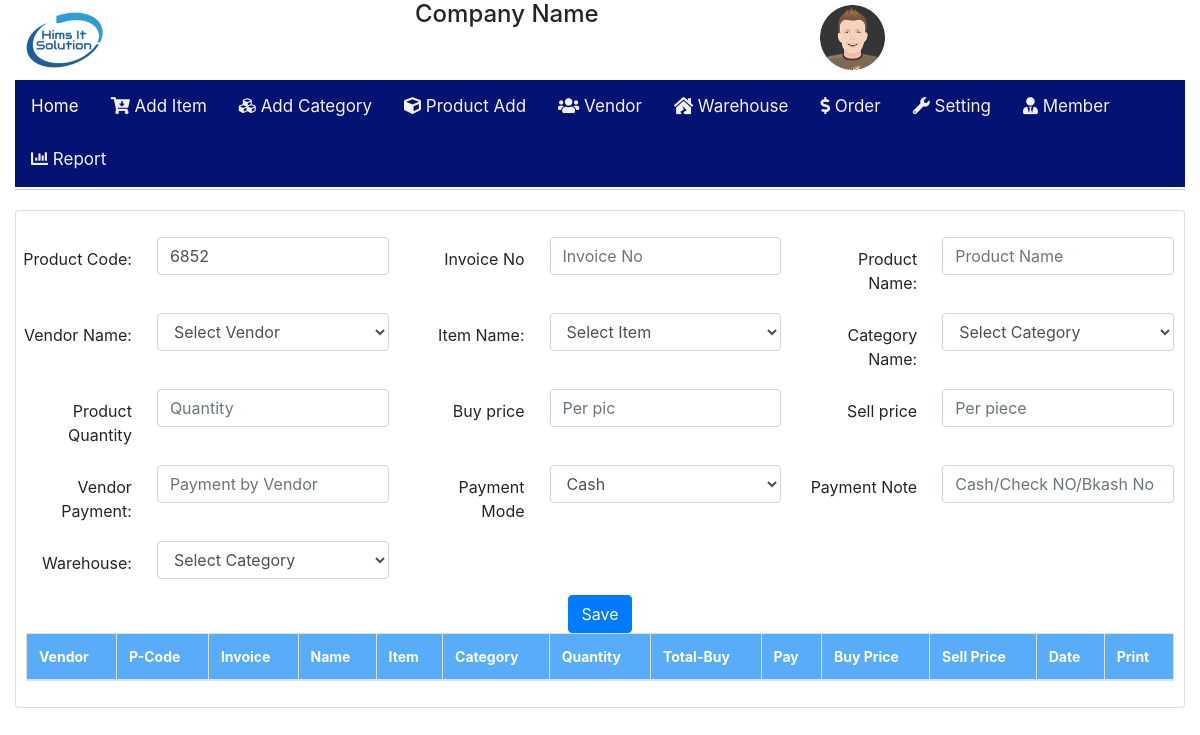
Page /index.php/inventory_controller/product on the earlier database version.
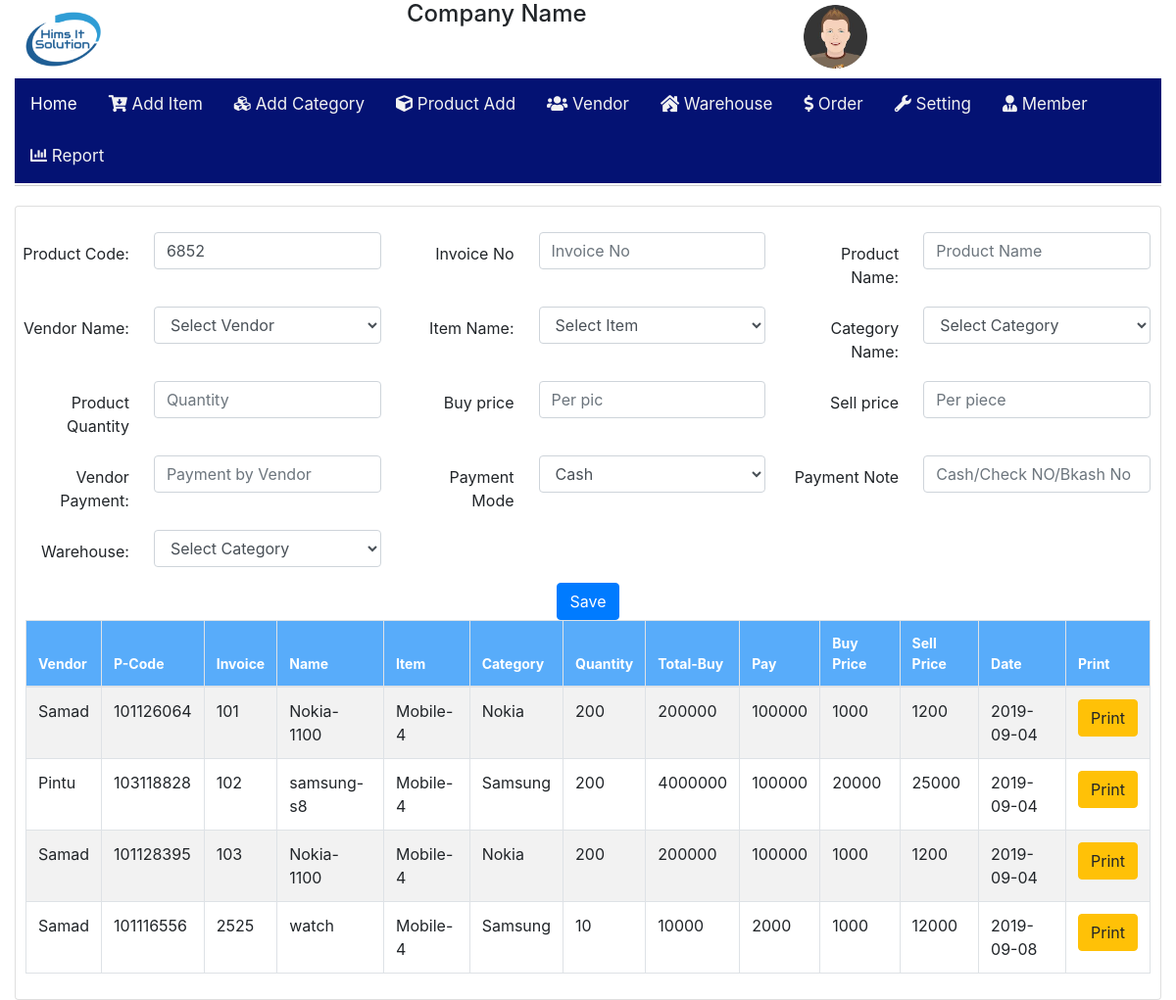
Same page on the later database version.
### tables this page shows
CREATE TABLE `product` (
  `id` int(11) NOT NULL,
  `vendorid` int(11) NOT NULL,
  `date` date NOT NULL,
  `productname` varchar(255) DEFAULT '0',
  `product_code` varchar(255) NOT NULL,
  `product_qty` varchar(255) NOT NULL,
  `itemid` int(50) NOT NULL,
  `categoryid` int(50) NOT NULL,
  `total_pursess` int(155) NOT NULL,
  `payment` int(155) NOT NULL,
  `payment_mode` int(10) NOT NULL,
  `payment_note` int(11) NOT NULL,
  `purchase_price` varchar(255) NOT NULL,
  `sell_price` varchar(255) NOT NULL,
  `werehouse` int(11) NOT NULL,
  `memo_no` varchar(155) NOT NULL,
  `active` int(10) NOT NULL,
  `flag` int(10) NOT NULL
);

CREATE TABLE `vendor` (
  `id` int(10) NOT NULL,
  `vendor_id` int(11) NOT NULL,
  `vendorname` varchar(255) NOT NULL,
  `vendor_address` varchar(255) DEFAULT '0',
  `vendor_mobile` varchar(30) NOT NULL,
  `active` int(11) NOT NULL,
  `flag` int(10) NOT NULL
);

CREATE TABLE `item` (
  `id` int(10) NOT NULL,
  `itemname` varchar(255) NOT NULL,
  `active` int(11) NOT NULL,
  `flag` int(11) NOT NULL
);

CREATE TABLE `category` (
  `id` int(10) NOT NULL,
  `categoryname` varchar(255) NOT NULL,
  `itemid` int(11) NOT NULL,
  `active` int(11) NOT NULL,
  `flag` int(11) NOT NULL
);

### application/controllers/Inventory_controller.php (called while the page is built, shortened)
<?php
class Inventory_controller extends CI_Controller {
	 function __construct(){
		 $this->load->model('model_inventory');
		 $this->load->model('model_common');
	 }
	public function product(){
		if($this->input->post()){
			$product_code 	= $this->input->post("product_code");
			$payment 		= $this->input->post("payment");
			$itemid 		= $this->input->post("item");
			$vendorid 		= $this->input->post("vendor");
			$categoryid 	= $this->input->post("category");
			$payment_mode 	= $this->input->post("payment_mode");
			$payment_note 	= $this->input->post("payment_note");
			$due_payment 	= $this->input->post("due_payment");
			$product_qty 	= $this->input->post("product_qty");
			$purchase_price = $this->input->post("purchase_price");
			$memono 		= $this->input->post("memono");
			$warehousename 		= $this->input->post("warehousename");
			$sell_price 		= $this->input->post("sell_price");
			$productqty = $product_qty;
			$purchaseprice = $purchase_price;
			$finalprise =  $productqty * $purchaseprice;
			$final_prise = $finalprise;
			$vendor_data 	=  $this->db->query("SELECT * FROM `vendor` WHERE `vendor_id`='$vendorid'")->result();
			$vendor_id		=   $vendor_data[0]->vendor_id;
			$warehousedata 	=  $this->db->query("SELECT * FROM `warehouse`")->result();
			$warehouseid		=   $warehousedata[0]->id;
			$warehouse_name		=   $warehousedata[0]->warehouse_name;
			$item_id = $itemid;
			$category_id = $categoryid;
			$product_code_gen = $vendor_id."".$item_id."".$category_id."".$product_code;
			  $data = array(
						'productname'=>$this->input->post("product"),
						'itemid'=>$this->input->post("item"),
						'vendorid'=>$vendor_id,
						'categoryid'=>$this->input->post("category"),
						'product_qty'=>$this->input->post("product_qty"),
						'total_pursess'=>$final_prise,
						'payment'=>$payment,
						'payment_mode'=>$payment_mode,
						'payment_note'=>$payment_note,
						'purchase_price'=>$this->input->post("purchase_price"),
						'sell_price'=>$this->input->post("sell_price"),
						'memo_no'=>$this->input->post("memono"),
						'date' => date("Y-m-d") ,
						'product_code'=> $product_code_gen,
						'werehouse'=>$warehouseid,
						'active'=>1,
						'flag'=>1
					);
			$action = $this->model_common->insertData("product",$data);
				$dataupdate = array(
							'warehouse_name'=>$warehousename,
							'productid'=>$product_code_gen,
							'product_cat'=>$categoryid,
							'product_qty'=>$product_qty,
							'sell_rate'=>$sell_price,
							'date' => date("Y-m-d") ,
							'flag' => 1
							);
				$action = $this->model_common->insertData("warehouse_stok",$dataupdate);
			$pursess_amount_total = $this->db->query("SELECT SUM(`total_pursess`) as totalpursess FROM `product` WHERE `vendorid`='$vendor_id'");
			$totalPursess = $pursess_amount_total->row("totalpursess");
			$totalPursess =  ($totalPursess)?$totalPursess:0;
			$pay_amount_total = $this->db->query("SELECT SUM(`payment`) as totalpayment FROM `product` WHERE `vendorid`='$vendor_id'");
			$totalPayment = $pay_amount_total->row("totalpayment");
			$totalPayment =  ($totalPayment)?$totalPayment:0;
			 $total_pursess = $totalPursess;
			 $total_payment = $totalPayment;
				if( $total_pursess > $total_payment){
				    $finaldue =  $total_pursess-$total_payment;
					$finaladvance = 0;
					$paid = 0;
				 }elseif($total_payment > $total_pursess ){
				    $finaladvance = $total_payment - $total_pursess;
				    $finaldue = 0;
				    $paid = 0;
				}else{
					$paid = 1;
					$finaldue = 0;
					$finaladvance = 0;
				}
				$updateArray = array(
							'vendor_id' => $vendor_id,
							'pursess_amount' => $total_pursess,
							'payment' =>  $total_payment,
							'due_amount' =>$finaldue,
							'advance' =>$finaladvance,
							'paid' => $paid,
							'flag' => 1
						);
			$existquery = $this->db->query("SELECT `vendor_id` FROM vendor_accounts WHERE `vendor_id`='$vendor_id'");
			$exist =	$existquery->num_rows();
			if($exist){
				$this->db->where('vendor_id',$vendor_id );
				$this->db->update('vendor_accounts',$updateArray);
			}else{
				$this->db->insert('vendor_accounts',$updateArray);
			}
			 if($action){
				$this->model_common->successFlash("Product Added Successfully" , "product");
				}
		}else{
			$data['warehousename'] =  $this->model_inventory->warehousename();
			$data['allvendor'] =  $this->model_inventory->allvendor();
			$data['allcategory'] =  $this->model_inventory->allcategory();
			$data['allitem'] =  $this->model_inventory->allitem();
			$data['arr'] =  $this->model_inventory->allproduct();
			$data['content'] 		= $this->load->view('admin_view/inventory/product', $data, true);
			$this->load->view('admin_view/main/main_view',$data);
		}
	}
}

### index.php (called while the page is built, shortened)
<?php
require_once BASEPATH.'core/CodeIgniter.php';

### application/models/Model_inventory.php (called while the page is built, shortened)
<?php
class model_inventory extends CI_Model
{
	public function allproduct(){
		$query = $this->db->query("SELECT * FROM `product`");
		if($query->num_rows()){
			return $query->result();
		}else{
			return false;
		}
	}
	public function itemnamebyid($id){
	   $this->db->where("id",$id );
	   $query =  $this->db->get("item");
	   if($query->num_rows()){
		 foreach($query->result() as $row){
			return   $data = $row->itemname;
		   }
	   }else{
		  return "N/A";
	   }
	}
	public function categorynamebyid($id){
	   $this->db->where("id",$id );
	   $query =  $this->db->get("category");
	   if($query->num_rows()){
		 foreach($query->result() as $row){
			return   $data = $row->categoryname;
		   }
	   }else{
		  return "N/A";
	   }
	}
	  public function vendornameid($id){
	   $this->db->where("vendor_id",$id );
	   $query =  $this->db->get("vendor");
	   if($query->num_rows()){
		 foreach($query->result() as $row){
			return   $data = $row->vendorname;
		   }
	   }else{
		  return "N/A";
	   }
	  }
}

### application/views/admin_view/inventory/product.php (the view, shortened to what the changed rows need)
<section id="basic-form-layouts">
	<div class="content-wrapper">
		<div class="row match-height">
			<div class="col-md-12">
				<div class="card">
					<div class="card-content collapse show">
						<div class="card-content" style="padding: 10px;">
								<form class="form-horizontal" action="<?php echo base_url();?>product" role="form" method="POST" enctype="multipart/form-data">
							<div class="table-responsive">
								<table id= "mydatatable" class="table table-striped table-bordered zero-configuration" >
									<thead  style="background: #58ACFA; color: white;font-size: 14px;">
										<tr>
											<th>Vendor </th>
											<th>P-Code</th>
											<th>Invoice</th>
				                            <th>Name</th>
				                            <th>Item</th>
				                            <th>Category</th>
				                            <th>Quantity</th>
				                            <th>Total-Buy</th>
				                            <th>Pay</th>
				                            <th>Buy Price</th>
				                            <th>Sell Price</th>
				                            <th>Date</th>
				                            <th>Print</th>
				                        </tr>
				                    </thead>
				                    <tbody>
										<?php
											if($arr){
												foreach($arr as $data)
												{
												?>
				                        <tr>
											<td><?php echo $this->model_inventory->vendornameid($data->vendorid);?></td>
											<td><?php echo $data->product_code;?></td>
											<td><?php echo $data->memo_no;?></td>
				                            <td><?php echo $data->productname;?></td>
											<td><?php echo $this->model_inventory->itemnamebyid($data->itemid);?></td>
											<td><?php echo $this->model_inventory->categorynamebyid($data->categoryid);?></td>
											<td><?php echo $data->product_qty;?></td>
											<td><?php echo $data->total_pursess;?></td>
											<td><?php echo $data->payment;?></td>
											<td><?php echo $data->purchase_price;?></td>
											<td><?php echo $data->sell_price;?></td>
											<td><?php echo $data->date;?></td>
											<td><a href="<?php  echo base_url();?>inventory/edituser/<?php  echo $data->id;?>" class="btn btn-warning">Print</a></td>
				                        </tr>
											 <?php }
												}
											?>
				                    </tbody>
				                </table>
			                </div>
					</form>
						</div>
						</div>
					</div>
				</div>
			</div>
		</div>
	</div>

Differences in the rows shown:
added product: vendorid.vendorname "Samad", product_code "101126064", memo_no "101", productname "Nokia-1100", itemid.itemname "Mobile-4", categoryid.categoryname "Nokia", product_qty "200", total_pursess "200000", payment "100000", purchase_price "1000", sell_price "1200", date "2019-09-04"
added product: vendorid.vendorname "Pintu", product_code "103118828", memo_no "102", productname "samsung-s8", itemid.itemname "Mobile-4", categoryid.categoryname "Samsung", product_qty "200", total_pursess "4000000", payment "100000", purchase_price "20000", sell_price "25000", date "2019-09-04"
added product: vendorid.vendorname "Samad", product_code "101128395", memo_no "103", productname "Nokia-1100", itemid.itemname "Mobile-4", categoryid.categoryname "Nokia", product_qty "200", total_pursess "200000", payment "100000", purchase_price "1000", sell_price "1200", date "2019-09-04"
added product: vendorid.vendorname "Samad", product_code "101116556", memo_no "2525", productname "watch", itemid.itemname "Mobile-4", categoryid.categoryname "Samsung", product_qty "10", total_pursess "10000", payment "2000", purchase_price "1000", sell_price "12000", date "2019-09-08"
